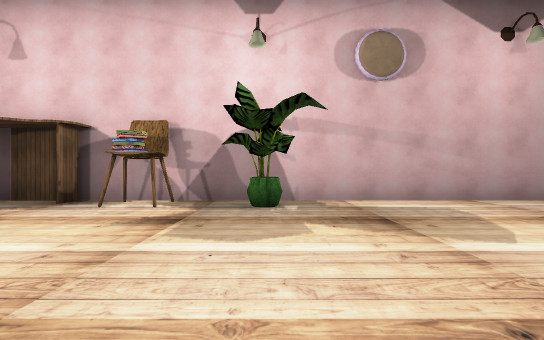
[1] (above)

15 first-person views from a walk through a scene from a Unity 3-D project. The camera is 1.2 m above the floor, looks level and sees 80° across. The floor is counted in squares, 2 m on a side. Each view is taken from the middle of a square. On the plan, view 1 faces up. The plan holds only what a view shows up to about 10 squares ahead; the rest is blank. The place goes on beyond the plan. Some animated figures are not drawn. Some surface patterns are stand-ins.

[2]
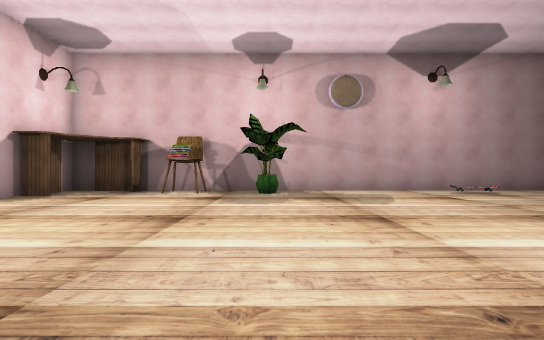

[3]
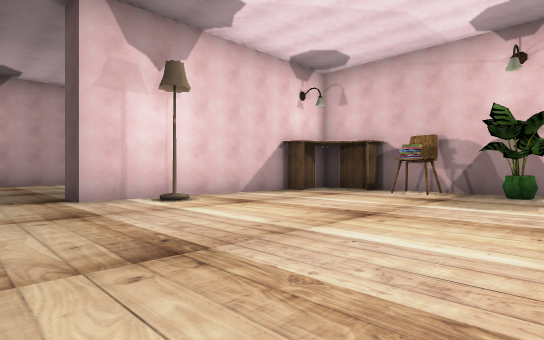

[4]
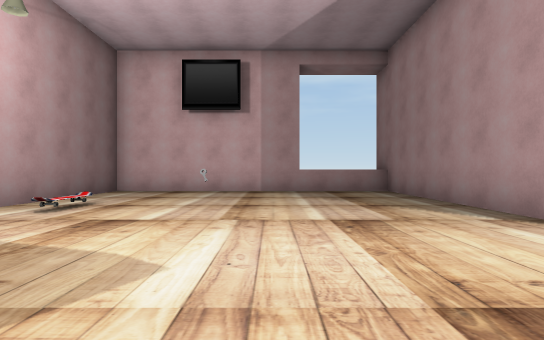

[5]
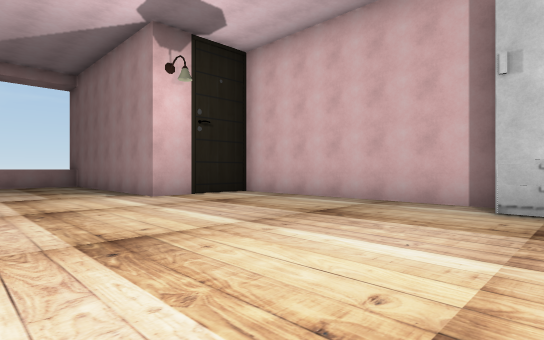

[6]
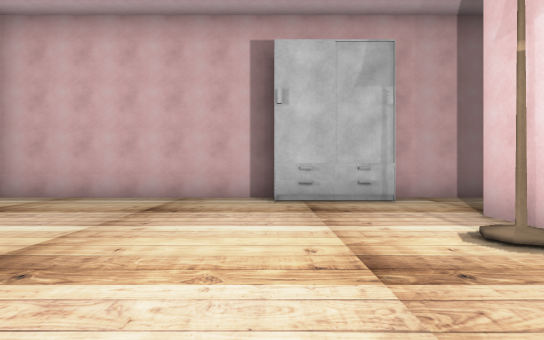

[7]
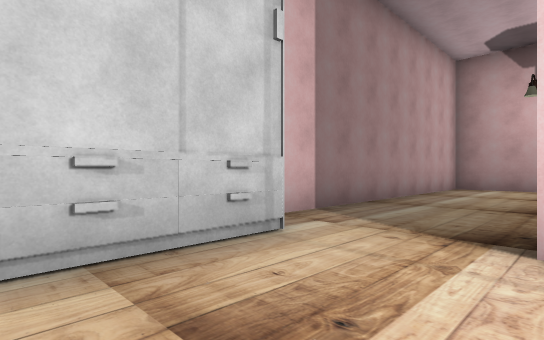

[8]
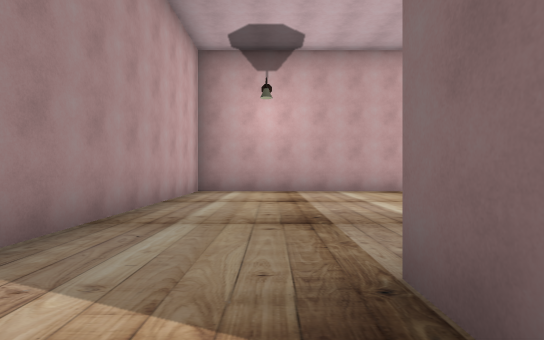

[9]
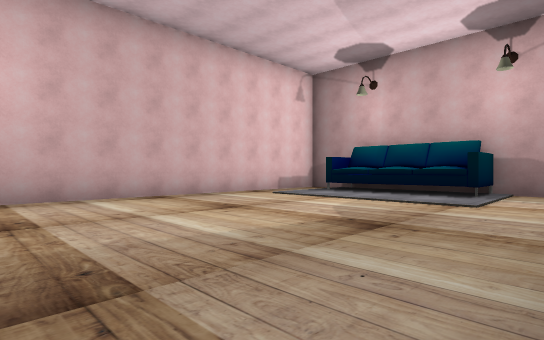

[10]
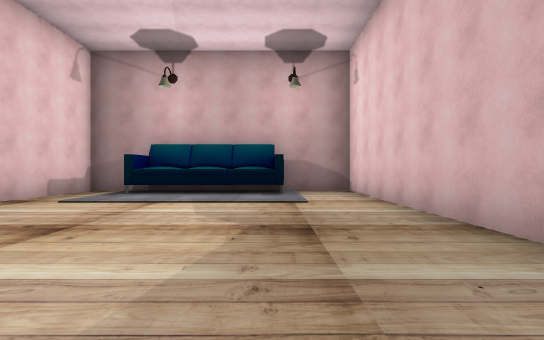

[11]
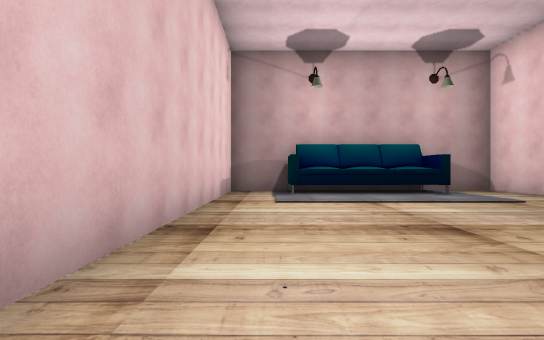

[12]
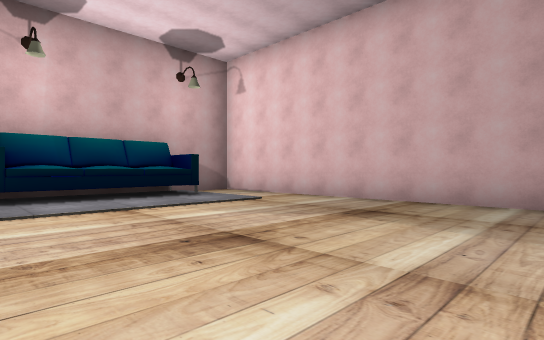

[13]
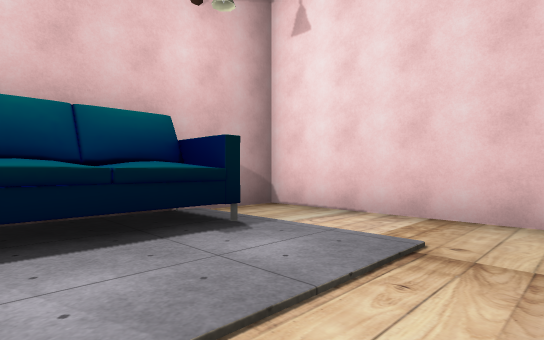

[14]
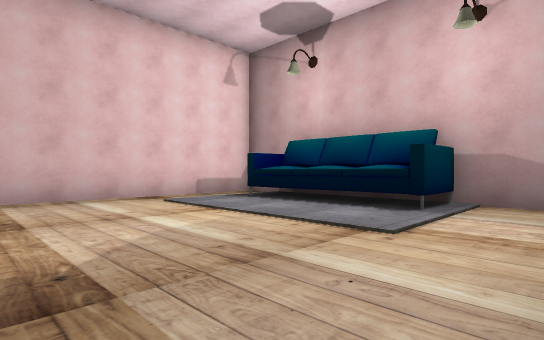

[15]
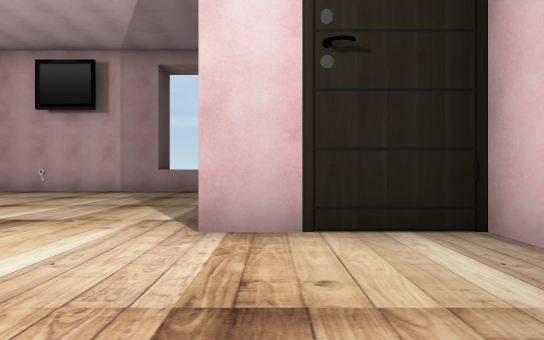

### Floor plan
Points are (right, up) in squares from view 1. A wall is a line through its corners. A room is listed if a view was taken in it or the views show most of it. See-through windows are left out.
Room 1 (views 1, 2, 3, 4, 5, 6, 7, 8, 15)
walls: (-3.1, -4.1) (3.1, -4.1) (3.1, -1.3) (10, -1.3); (9.2, -1.4) (9.2, 6.4) (-5.8, 6.4) (-5.8, -1.3); (10, 1.2) (9.2, 1.2)
ways out: opening at (-6, -2.5) to room 2
objects: lamp (-5, 0); table (-5, 4); other object (-4, -4); table (-4, 6); chair (-2, 6); plant (0, 5); other object (8, 4)
Room 2 (views 9, 10, 11, 12, 13, 14)
walls: (-6.8, -0.5) (-6.8, 7.2) (-8.6, 7.2); (-5.8, -1.3) (-6.9, -1.3); (-12.5, 7.2) (-14.2, 7.2) (-14.2, -4.1) (-5.6, -4.1)
ways out: opening at (-6, -2.5) to room 1
objects: other object (-12, 6) to (-9, 7)

Positions as (right, up) in squares from view 1, and headings:
1: (0, 0), facing up
2: (0, -3), facing up
3: (1, -3), facing up-left
4: (0, 2), facing right
5: (-4, 2), facing down-right
6: (-3, 3), facing down
7: (-3, -1), facing down-left
8: (-5, -2), facing left
9: (-7, -2), facing up-left
10: (-9, -2), facing up
11: (-13, -2), facing up
12: (-13, -1), facing up-right
13: (-11, 3), facing up-right
14: (-7, 1), facing up-left
15: (0, -2), facing right
